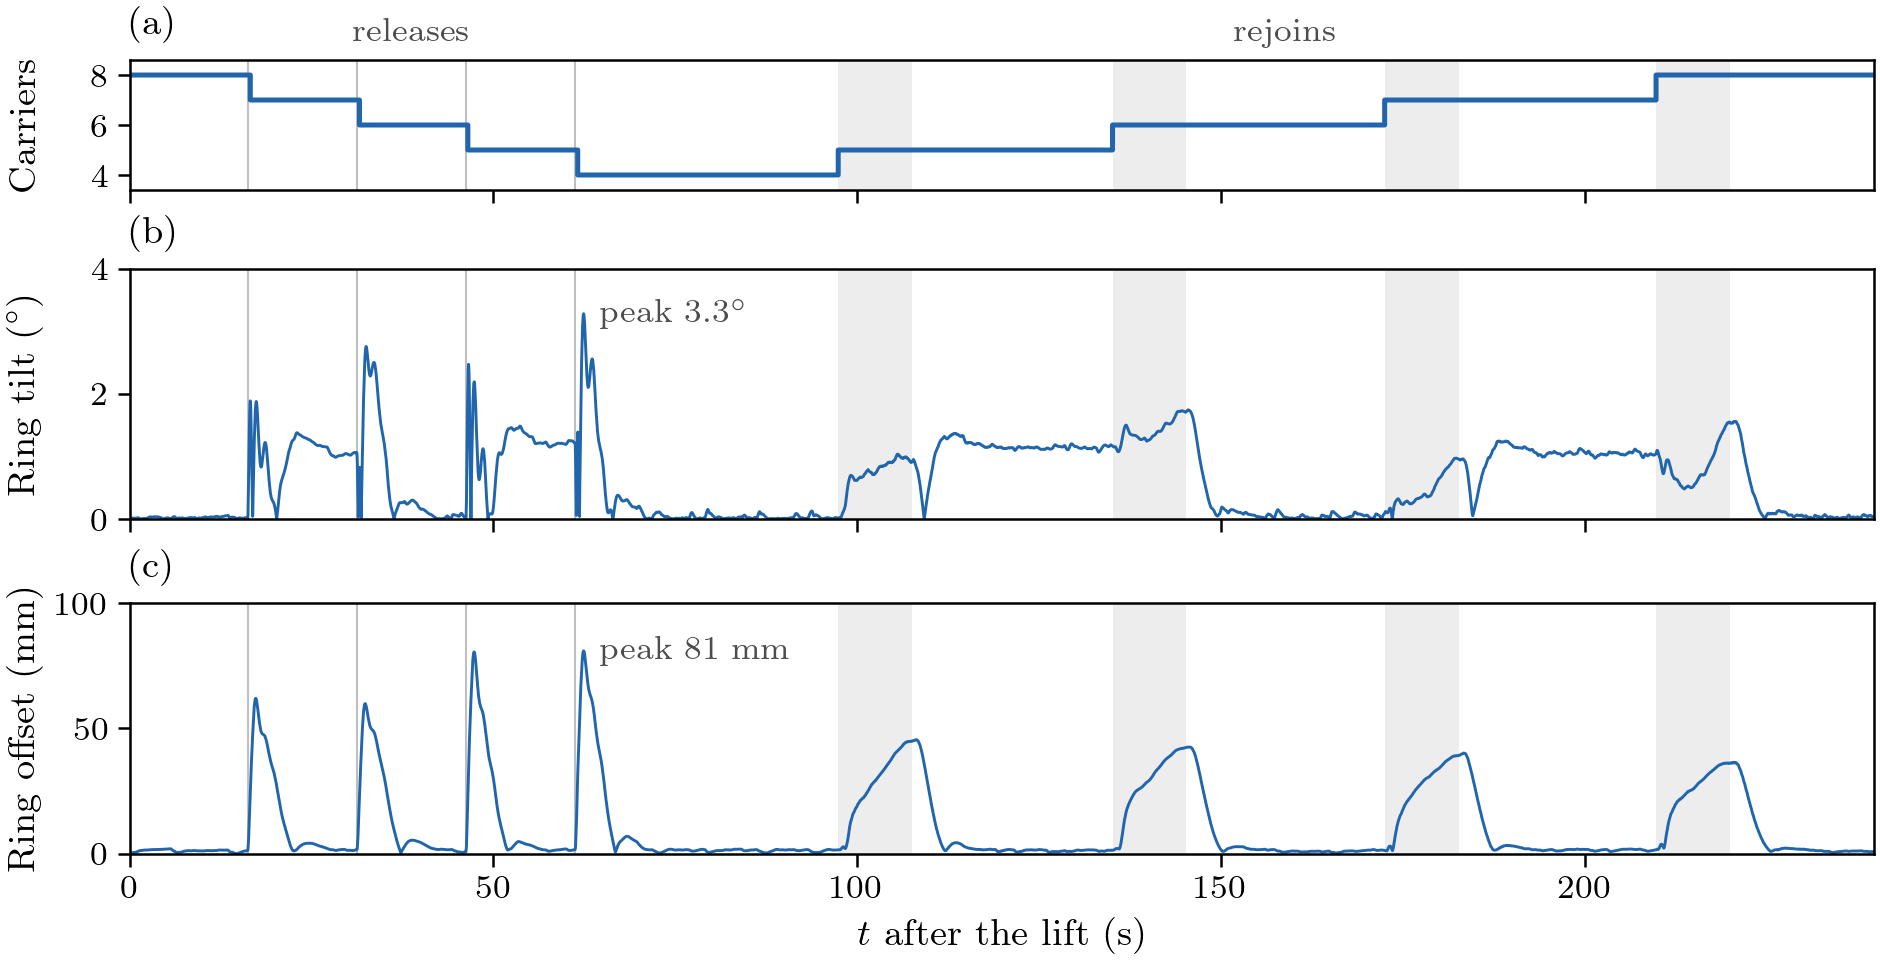

Generate this figure with Python:
#!/usr/bin/env python3
"""S claim: eight carriers to four and back (card docs/experiments/2026-10-23_scalability.md, N; cell chain4back).

Message: eight carriers lose four of their number one at a time, unannounced, take the four back one at a time, and
the ring stays level and close to its hover point throughout.
Hero: the ring's tilt and its distance from the hover point (run.csv, as recorded), from the top of the lift to LAND;
above them, the team size the planner flies (its log, moved onto the run clock by the manifest's t_ready_sim, as
tools/s_metrics.py does). Events from events.csv: RELEASE (thin lines), REJOIN_WELD to REJOIN_BLEND_OVER (the fold-in,
light bands). Left out: the lift and the landing, the rejoiners' approach paths, the bars (in the thesis table), the
repeat (alike to within 0.3 deg and 3 mm at every event; drawn in fig_s8_events).
Data: R2766 (s8_chain4back_R50_L100_it5, lab batch 18, week7 63b504f, 5 SQP iterations, SIM_MOCAP_VEL_FILTER ema);
its repeat R2767.
"""
import csv
import glob
import json
import os
import sys

import numpy as np
import pandas as pd

sys.path.insert(0, os.path.dirname(os.path.abspath(__file__)))
from review30_style import S, TEXT  # noqa: E402

RUN = 'R2766'


def load(rid):
    d = glob.glob(os.path.join(S.REPO, 'results', '*', f'{rid}_*'))[0]
    run = pd.read_csv(os.path.join(d, 'logs', 'run.csv')).drop_duplicates('t').dropna(subset=['payload_qw'])
    ev = [(float(e['sim_time']), e['event'], e['arg']) for e in csv.DictReader(open(os.path.join(d, 'logs', 'events.csv')))]
    t_ready = float(json.load(open(os.path.join(d, 'manifest.json')))['t_ready_sim'])
    log = pd.read_csv(glob.glob(os.path.join(d, 'logs', 'dissipative_planner', '*', 'log.csv'))[0],
                      usecols=['sim_time', 'n'])
    t = run.t.to_numpy(float)
    z_ref = run.payload_ref_z.to_numpy(float)
    t_top = float(t[np.argmax(z_ref >= z_ref.max() - 1e-4)])
    t_land = next(te for te, name, _ in ev if name == 'LAND')
    err = np.linalg.norm(run[['payload_x', 'payload_y', 'payload_z']].to_numpy(float)
                         - run[['payload_ref_x', 'payload_ref_y', 'payload_ref_z']].to_numpy(float), axis=1)
    return dict(t=t, tilt=run.payload_tilt_deg.to_numpy(float), err=err, ev=ev, t_top=t_top, t_land=t_land,
                tn=log.sim_time.to_numpy(float) - t_ready, n=log.n.to_numpy(int))


def main():
    r = load(RUN)
    t0, t1 = r['t_top'], r['t_land']
    w = (r['t'] >= t0) & (r['t'] <= t1)
    t = r['t'][w] - t0
    wn = (r['tn'] >= t0) & (r['tn'] <= t1)

    S.setup()
    fig = S.figure('full', 3.2)
    gs = fig.add_gridspec(3, 1, height_ratios=[0.7, 1.35, 1.35])
    ax_n = fig.add_subplot(gs[0])
    ax_th = fig.add_subplot(gs[1], sharex=ax_n)
    ax_e = fig.add_subplot(gs[2], sharex=ax_n)
    axes = (ax_n, ax_th, ax_e)

    rel = [te - t0 for te, name, _ in r['ev'] if name == 'RELEASE' and t0 <= te <= t1]
    weld = [te - t0 for te, name, _ in r['ev'] if name == 'REJOIN_WELD' and t0 <= te <= t1]
    over = [te - t0 for te, name, _ in r['ev'] if name == 'REJOIN_BLEND_OVER' and t0 <= te <= t1]
    for a in axes:
        for x in rel:
            a.axvline(x, color=S.LIGHT, lw=0.5, zorder=0)
        for x0, x1 in zip(weld, over):
            a.axvspan(x0, x1, color=S.FILL, lw=0, zorder=0)

    ax_n.step(r['tn'][wn] - t0, r['n'][wn], where='post', color=S.BLUE, lw=S.LW_HERO)
    ax_n.set_ylim(3.4, 8.6)
    ax_n.set_yticks([4, 6, 8])
    ax_n.set_ylabel('Carriers')
    for xs, text in ((rel, 'releases'), (weld + over, 'rejoins')):
        ax_n.annotate(text, xy=(0.5 * (min(xs) + max(xs)), 1.0), xycoords=('data', 'axes fraction'), xytext=(0, 3),
                      textcoords='offset points', ha='center', va='bottom', fontsize=8, color=TEXT)

    ax_th.plot(t, r['tilt'][w], color=S.BLUE, lw=S.LW_CTX, rasterized=True)
    ax_th.set_ylim(0, 4)
    ax_th.set_yticks([0, 2, 4])
    ax_th.set_ylabel(r'Ring tilt ($^\circ$)')

    ax_e.plot(t, 1e3 * r['err'][w], color=S.BLUE, lw=S.LW_CTX, rasterized=True)
    ax_e.set_ylim(0, 100)
    ax_e.set_yticks([0, 50, 100])
    ax_e.set_ylabel('Ring offset (mm)')
    ax_e.set_xlabel(r'$t$ after the lift (s)')
    ax_e.set_xlim(0, t1 - t0)

    for ax, y, fmt in ((ax_th, r['tilt'][w], r'peak {:.1f}$^\circ$'), (ax_e, 1e3 * r['err'][w], 'peak {:.0f} mm')):
        k = int(np.nanargmax(y))
        ax.annotate(fmt.format(y[k]), xy=(t[k], y[k]), xytext=(4, 0), textcoords='offset points', ha='left',
                    va='center', fontsize=8, color=TEXT)
        print(f'{ax.get_ylabel()!r}: peak {y[k]:.2f} at {t[k]:.1f} s')
    print(f'n {sorted(set(r["n"][wn].tolist()))}; window {t1 - t0:.1f} s; releases {np.round(rel, 1)}; '
          f'welds {np.round(weld, 1)}; blends over {np.round(over, 1)}')

    for a in (ax_n, ax_th):
        a.tick_params(labelbottom=False)
    fig.align_ylabels(axes)
    for a, letter in zip(axes, 'abc'):
        S.ps.panel_label(a, letter)
    S.save(fig, 'fig_s8_chain')


if __name__ == '__main__':
    main()
